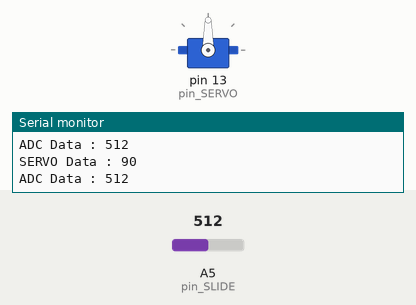
This sketch was run on a simulated Arduino Uno, built with avr-gcc and run on an emulated ATmega328P. Parts: servo, the last lines printed to the serial monitor. The test bench sets the inputs (shaded band); at power-on: A5 (pin_SLIDE) = 512.

Above: at 2.8 s.
2.9 s: A5 (pin_SLIDE) set to 716
At 6.2 s:
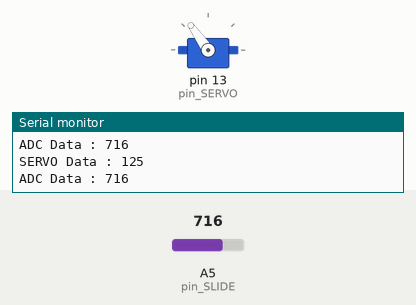
6.5 s: A5 (pin_SLIDE) set to 900
At 9.3 s:
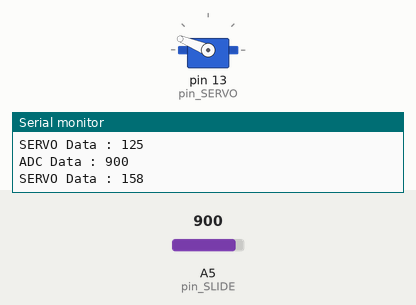
10.5 s: A5 (pin_SLIDE) set to 1023
At 13.6 s:
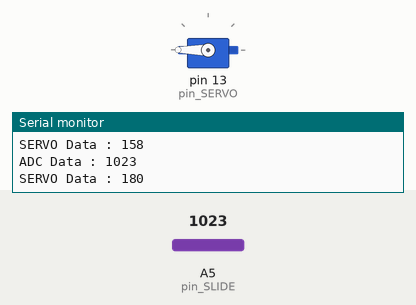
14.5 s: A5 (pin_SLIDE) set to 306
At 17.9 s:
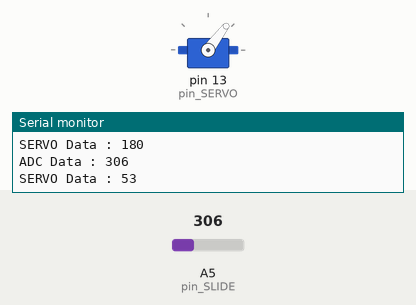
18.5 s: A5 (pin_SLIDE) set to 122
At 22.2 s:
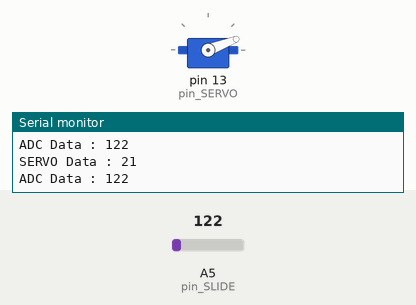
22.5 s: A5 (pin_SLIDE) set to 0
At 25.3 s:
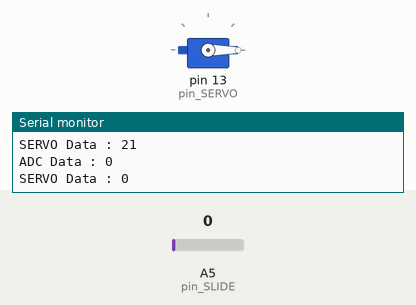
Timing chart, 0 to 26.8 s (numbered marks = the images above; inputs shaded):
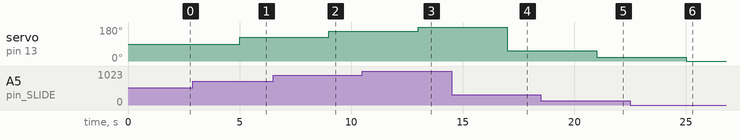

The sketch:

Slide_01.ino
```cpp
#include <Servo.h>

int pin_SERVO = 13;
int pin_SLIDE = A5;

Servo SERVO;

void setup() {
  Serial.begin(115200);
  SERVO.attach(pin_SERVO);
  pinMode(pin_SLIDE, INPUT);

}

void loop() {
  uint16_t ADC_data = 0;
  ADC_data =analogRead(pin_SLIDE);
  Serial.print("ADC Data : ");
  Serial.println(ADC_data);
  delay(1000);

  uint16_t SERVO_data = map(ADC_data, 0, 1023, 0, 180);
  Serial.print("SERVO Data : ");
  Serial.println(SERVO_data);

  SERVO.write(SERVO_data);
  delay(1000);

}
```

Measured:
- after the input at 2.9 s, servo on pin 13 (pin_SERVO): 90° → 125° after 2.1 s
- after the input at 6.5 s, servo on pin 13 (pin_SERVO): 125° → 158° after 2.5 s
- after the input at 10.5 s, servo on pin 13 (pin_SERVO): 158° → 180° after 2.5 s
- after the input at 14.5 s, servo on pin 13 (pin_SERVO): 180° → 53° after 2.5 s
- after the input at 18.5 s, servo on pin 13 (pin_SERVO): 53° → 21° after 2.5 s
- after the input at 22.5 s, servo on pin 13 (pin_SERVO): 21° → 0° after 2.5 s
